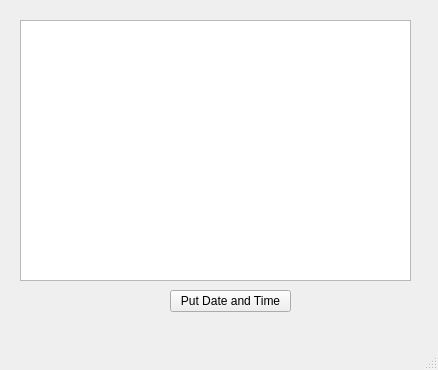
<?xml version="1.0" encoding="UTF-8"?>
<ui version="4.0">
 <class>MainWindow</class>
 <widget class="QMainWindow" name="MainWindow">
  <property name="geometry">
   <rect>
    <x>0</x>
    <y>0</y>
    <width>438</width>
    <height>370</height>
   </rect>
  </property>
  <property name="windowTitle">
   <string>MainWindow</string>
  </property>
  <widget class="QWidget" name="centralwidget">
   <widget class="QPlainTextEdit" name="plainTextEdit">
    <property name="geometry">
     <rect>
      <x>20</x>
      <y>20</y>
      <width>391</width>
      <height>261</height>
     </rect>
    </property>
   </widget>
   <widget class="QPushButton" name="pushButton">
    <property name="geometry">
     <rect>
      <x>170</x>
      <y>290</y>
      <width>121</width>
      <height>22</height>
     </rect>
    </property>
    <property name="text">
     <string>Put Date and Time</string>
    </property>
   </widget>
  </widget>
  <widget class="QMenuBar" name="menubar">
   <property name="geometry">
    <rect>
     <x>0</x>
     <y>0</y>
     <width>438</width>
     <height>21</height>
    </rect>
   </property>
  </widget>
  <widget class="QStatusBar" name="statusbar"/>
 </widget>
 <resources/>
 <connections/>
</ui>
